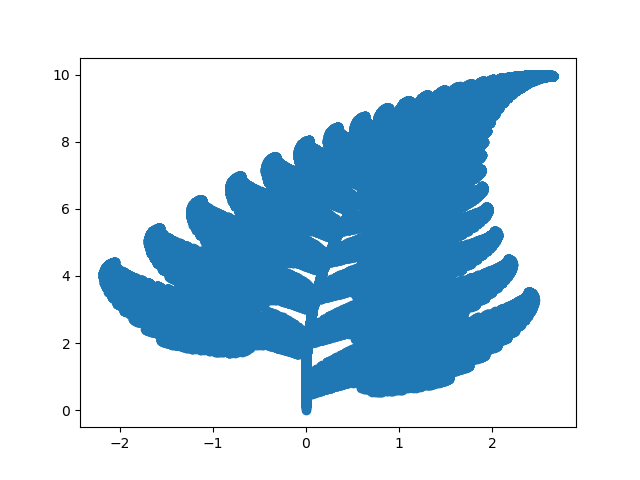

Generate this figure with Python:
import numpy as np
import matplotlib.pyplot as plt
X = np.matrix([[0],[0]])
x = []
y = []
for i in range(0,100000):
	theta = np.random.choice([1,2,3,4], p = [0.01,0.07,0.07,0.85])
	if theta==1:
		A = np.matrix([[0,0],[0,0.16]])
		b = np.matrix([[0],[0]])
	elif theta==2:
		A = np.matrix([[0.2,-0.26],[0.23,0.22]])
		b = np.matrix([[0],[1.6]])
	elif theta==3:
		A = np.matrix([[-0.15,0.28],[0.26,0.24]])
		b = np.matrix([[0],[0.44]])
	elif theta==4:
		A = np.matrix([[0.85,0.04],[-0.04,0.85]])
		b = np.matrix([[0],[1.6]])
	x.append(X[0][0])
	y.append(X[1][0])
	X = np.dot(A,X) + b
plt.scatter(x,y)
plt.show()
